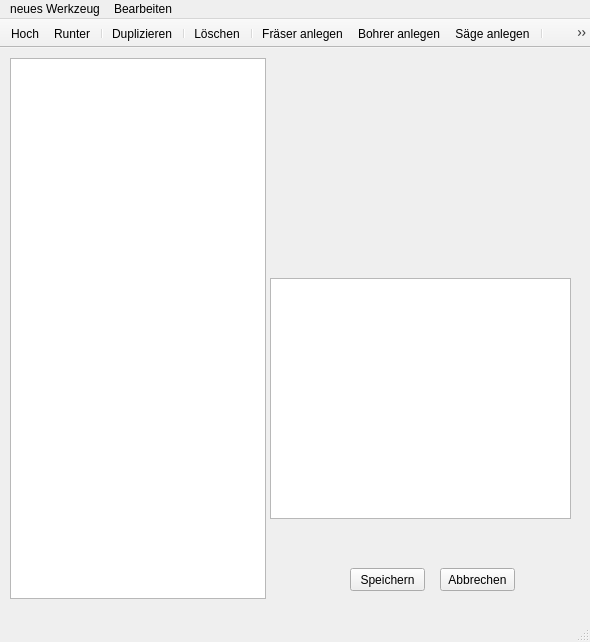
<?xml version="1.0" encoding="UTF-8"?>
<ui version="4.0">
 <class>mainwin_wkzmagazin</class>
 <widget class="QMainWindow" name="mainwin_wkzmagazin">
  <property name="geometry">
   <rect>
    <x>0</x>
    <y>0</y>
    <width>590</width>
    <height>642</height>
   </rect>
  </property>
  <property name="windowTitle">
   <string>mainwin_wkzmagazin</string>
  </property>
  <widget class="QWidget" name="centralwidget">
   <widget class="QListWidget" name="listWidget">
    <property name="geometry">
     <rect>
      <x>10</x>
      <y>10</y>
      <width>256</width>
      <height>541</height>
     </rect>
    </property>
   </widget>
   <widget class="QPlainTextEdit" name="plainTextEdit">
    <property name="geometry">
     <rect>
      <x>270</x>
      <y>230</y>
      <width>301</width>
      <height>241</height>
     </rect>
    </property>
   </widget>
   <widget class="QPushButton" name="pushButton_speichern">
    <property name="geometry">
     <rect>
      <x>350</x>
      <y>520</y>
      <width>75</width>
      <height>23</height>
     </rect>
    </property>
    <property name="text">
     <string>Speichern</string>
    </property>
   </widget>
   <widget class="QPushButton" name="pushButton_abbrechen">
    <property name="geometry">
     <rect>
      <x>440</x>
      <y>520</y>
      <width>75</width>
      <height>23</height>
     </rect>
    </property>
    <property name="text">
     <string>Abbrechen</string>
    </property>
   </widget>
  </widget>
  <widget class="QMenuBar" name="menubar">
   <property name="geometry">
    <rect>
     <x>0</x>
     <y>0</y>
     <width>590</width>
     <height>21</height>
    </rect>
   </property>
   <widget class="QMenu" name="menuneues_Werkzeug">
    <property name="title">
     <string>neues Werkzeug</string>
    </property>
    <addaction name="actionFraeser_anlegen"/>
    <addaction name="actionBohrer_anlegen"/>
    <addaction name="actionSaege_anlegen"/>
   </widget>
   <widget class="QMenu" name="menuBearbeiten">
    <property name="title">
     <string>Bearbeiten</string>
    </property>
    <addaction name="actionUndo"/>
    <addaction name="actionRedo"/>
    <addaction name="separator"/>
    <addaction name="actionHoch"/>
    <addaction name="actionRunter"/>
    <addaction name="separator"/>
    <addaction name="actionL_schen"/>
    <addaction name="separator"/>
    <addaction name="actionDuplizieren"/>
   </widget>
   <addaction name="menuneues_Werkzeug"/>
   <addaction name="menuBearbeiten"/>
  </widget>
  <widget class="QStatusBar" name="statusbar"/>
  <widget class="QToolBar" name="toolBar">
   <property name="windowTitle">
    <string>toolBar</string>
   </property>
   <property name="movable">
    <bool>false</bool>
   </property>
   <property name="iconSize">
    <size>
     <width>35</width>
     <height>35</height>
    </size>
   </property>
   <attribute name="toolBarArea">
    <enum>TopToolBarArea</enum>
   </attribute>
   <attribute name="toolBarBreak">
    <bool>false</bool>
   </attribute>
   <addaction name="actionHoch"/>
   <addaction name="actionRunter"/>
   <addaction name="separator"/>
   <addaction name="actionDuplizieren"/>
   <addaction name="separator"/>
   <addaction name="actionL_schen"/>
   <addaction name="separator"/>
   <addaction name="actionFraeser_anlegen"/>
   <addaction name="actionBohrer_anlegen"/>
   <addaction name="actionSaege_anlegen"/>
   <addaction name="separator"/>
   <addaction name="actionUndo"/>
   <addaction name="actionRedo"/>
  </widget>
  <action name="actionFraeser_anlegen">
   <property name="icon">
    <iconset resource="toolbaricons.qrc">
     <normaloff>:/new/toolbaricons/toolbaricons/Fraese 100x100.png</normaloff>:/new/toolbaricons/toolbaricons/Fraese 100x100.png</iconset>
   </property>
   <property name="text">
    <string>Fräser anlegen</string>
   </property>
  </action>
  <action name="actionBohrer_anlegen">
   <property name="icon">
    <iconset resource="toolbaricons.qrc">
     <normaloff>:/new/toolbaricons/toolbaricons/drill.png</normaloff>:/new/toolbaricons/toolbaricons/drill.png</iconset>
   </property>
   <property name="text">
    <string>Bohrer anlegen</string>
   </property>
  </action>
  <action name="actionSaege_anlegen">
   <property name="icon">
    <iconset resource="toolbaricons.qrc">
     <normaloff>:/new/toolbaricons/toolbaricons/saw.png</normaloff>:/new/toolbaricons/toolbaricons/saw.png</iconset>
   </property>
   <property name="text">
    <string>Säge anlegen</string>
   </property>
  </action>
  <action name="actionHoch">
   <property name="icon">
    <iconset resource="toolbaricons.qrc">
     <normaloff>:/new/toolbaricons/toolbaricons/up.png</normaloff>:/new/toolbaricons/toolbaricons/up.png</iconset>
   </property>
   <property name="text">
    <string>Hoch</string>
   </property>
  </action>
  <action name="actionRunter">
   <property name="icon">
    <iconset resource="toolbaricons.qrc">
     <normaloff>:/new/toolbaricons/toolbaricons/down.png</normaloff>:/new/toolbaricons/toolbaricons/down.png</iconset>
   </property>
   <property name="text">
    <string>Runter</string>
   </property>
  </action>
  <action name="actionL_schen">
   <property name="icon">
    <iconset resource="toolbaricons.qrc">
     <normaloff>:/new/toolbaricons/toolbaricons/trash.png</normaloff>:/new/toolbaricons/toolbaricons/trash.png</iconset>
   </property>
   <property name="text">
    <string>Löschen</string>
   </property>
   <property name="shortcut">
    <string>Del</string>
   </property>
  </action>
  <action name="actionUndo">
   <property name="icon">
    <iconset resource="toolbaricons.qrc">
     <normaloff>:/new/toolbaricons/toolbaricons/undo.png</normaloff>:/new/toolbaricons/toolbaricons/undo.png</iconset>
   </property>
   <property name="text">
    <string>Rückgängig</string>
   </property>
   <property name="shortcut">
    <string>Ctrl+Z</string>
   </property>
  </action>
  <action name="actionRedo">
   <property name="icon">
    <iconset resource="toolbaricons.qrc">
     <normaloff>:/new/toolbaricons/toolbaricons/redo.png</normaloff>:/new/toolbaricons/toolbaricons/redo.png</iconset>
   </property>
   <property name="text">
    <string>Wiederholen</string>
   </property>
   <property name="shortcut">
    <string>Ctrl+Y</string>
   </property>
  </action>
  <action name="actionDuplizieren">
   <property name="icon">
    <iconset resource="toolbaricons.qrc">
     <normaloff>:/new/toolbaricons/toolbaricons/kopieren.png</normaloff>:/new/toolbaricons/toolbaricons/kopieren.png</iconset>
   </property>
   <property name="text">
    <string>Duplizieren</string>
   </property>
  </action>
 </widget>
 <resources>
  <include location="toolbaricons.qrc"/>
 </resources>
 <connections/>
</ui>
